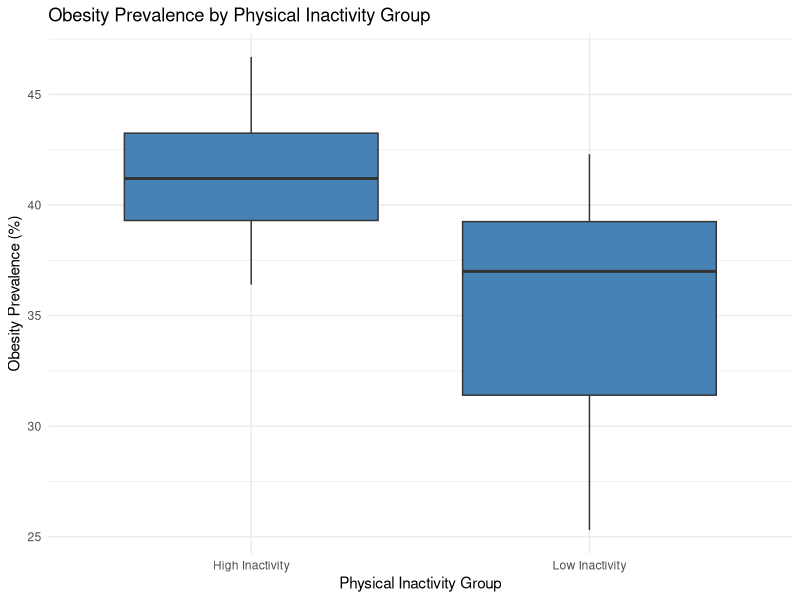
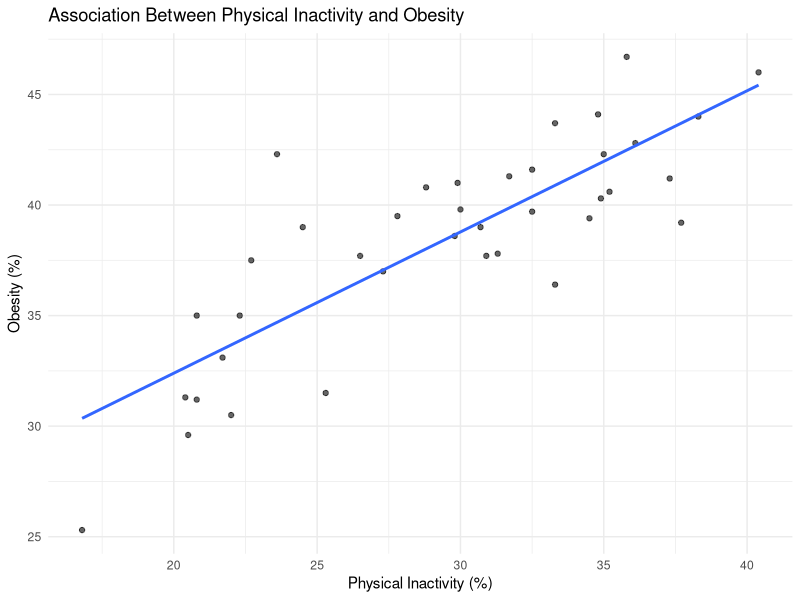
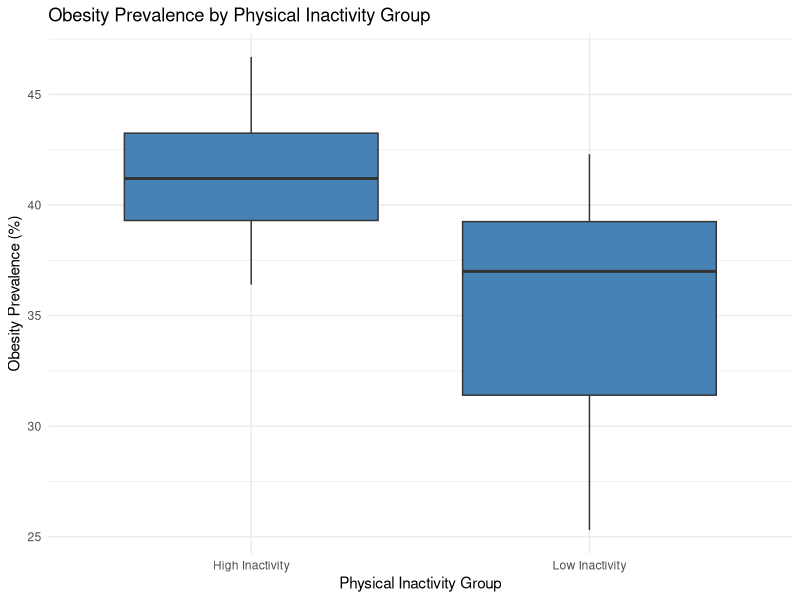
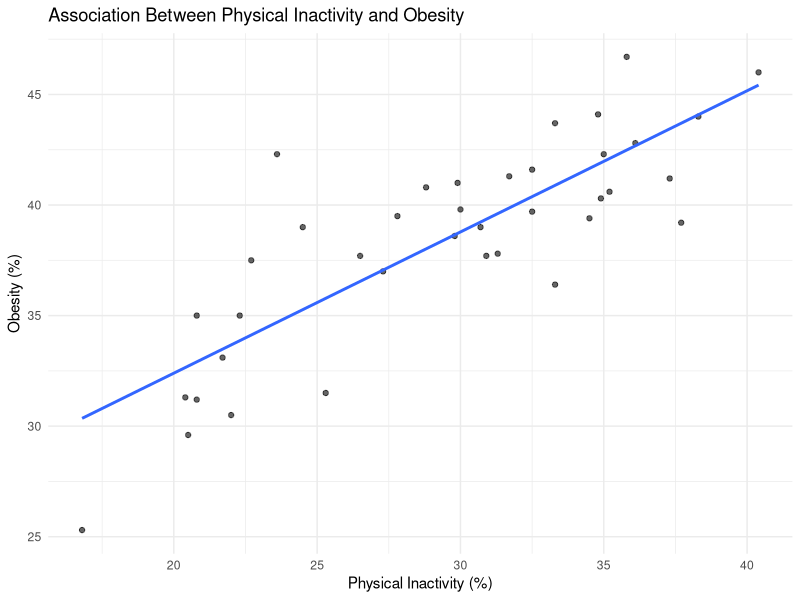

Here is the R script that generated these plots, in order:
# =====================
# CP03 - Comparative Analysis
# =====================

# Packages
library(ggplot2)
library(dplyr)

# =====================
# Load data (USE RELATIVE PATH)
# =====================
places <- read.csv(
  "data/raw/PLACES_sample.csv",
  stringsAsFactors = FALSE
)

# Check structure
str(places)

# =====================
# Data Preparation
# =====================

# Filter for obesity and physical inactivity
data_filtered <- places %>%
  filter(Measure %in% c("Obesity among adults",
                        "No leisure-time physical activity among adults")) %>%
  select(StateAbbr, LocationName, Measure, Data_Value)

# Reshape to wide format
data_wide <- reshape(data_filtered,
                     idvar = c("StateAbbr", "LocationName"),
                     timevar = "Measure",
                     direction = "wide")

# Rename columns
colnames(data_wide) <- c("State", "County", "Obesity", "Inactivity")

# Remove missing values
data_clean <- na.omit(data_wide)

# Create categorical variable (median split)
median_inactivity <- median(data_clean$Inactivity, na.rm = TRUE)

data_clean <- data_clean %>%
  mutate(Inactivity_Group = ifelse(Inactivity > median_inactivity,
                                   "High Inactivity",
                                   "Low Inactivity"))

# =====================
# Summary Statistics
# =====================

summary_table <- data_clean %>%
  group_by(Inactivity_Group) %>%
  summarise(
    Mean_Obesity = mean(Obesity),
    SD_Obesity = sd(Obesity),
    Median_Obesity = median(Obesity),
    N = n()
  )

print(summary_table)

# =====================
# Boxplot
# =====================

ggplot(data_clean, aes(x = Inactivity_Group, y = Obesity)) +
  geom_boxplot(fill = "steelblue") +
  labs(
    title = "Obesity Prevalence by Physical Inactivity Group",
    x = "Physical Inactivity Group",
    y = "Obesity Prevalence (%)"
  ) +
  theme_minimal()

ggsave("output/figures/cp03_boxplot.png", width = 6, height = 4)

# =====================
# Scatterplot
# =====================

ggplot(data_clean, aes(x = Inactivity, y = Obesity)) +
  geom_point(alpha = 0.6) +
  geom_smooth(method = "lm", se = FALSE) +
  labs(
    title = "Association Between Physical Inactivity and Obesity",
    x = "Physical Inactivity (%)",
    y = "Obesity (%)"
  ) +
  theme_minimal()

ggsave("output/figures/cp03_scatterplot.png", width = 6, height = 4)
